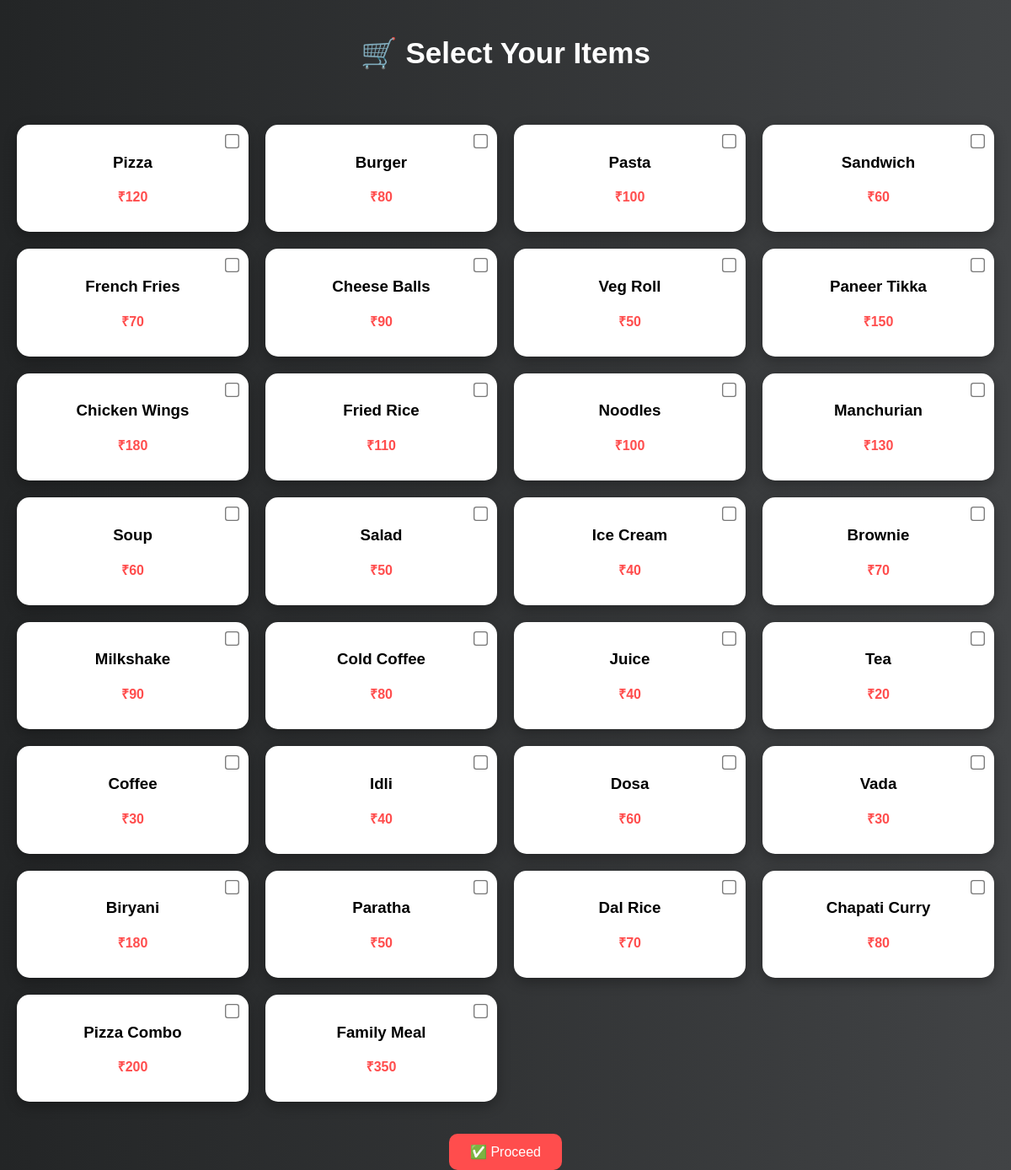
Page /add_items on the committed database.
### tables this page shows
CREATE TABLE menu (
    id INTEGER PRIMARY KEY AUTOINCREMENT,
    name TEXT NOT NULL,
    cost INTEGER NOT NULL
);

### routes/menu_routes.py (the view)
@menu_bp.route('/add_items')
def add_items():
    conn = sqlite3.connect('database.db')
    cursor = conn.cursor()
    cursor.execute("SELECT name, cost FROM menu")
    data = cursor.fetchall()
    conn.close()
    dishes = [{"name": row[0], "cost": row[1]} for row in data]
    print(dishes)  # 👉 ADD THIS LINE (debug)
    return render_template("add_menu.html", dishes=dishes)

### templates/add_menu.html (shortened to what this page needs)
<!DOCTYPE html>
<html>
<head>
</head>
<body>
<h1>🛒 Select Your Items</h1>
<form method="POST" action="/go_optimize">
<div class="menu-container">
{% for dish in dishes %}
<div class="card">
    <input type="checkbox" class="checkbox" name="items" value="{{ dish.name }}">
    <h3>{{ dish.name }}</h3>
    <p class="price">₹{{ dish.cost }}</p>
</div>
{% endfor %}
</div>
<br>
<button type="submit">✅ Proceed</button>
</form>
</body>
</html>

### templates/add_menu.html (style rules this page uses)
body { margin: 0; font-family: Arial, sans-serif; background: linear-gradient(to right, #232526, #414345); color: white; text-align: center; }
h1 { padding: 20px; font-size: 35px; }
.menu-container { display: grid; grid-template-columns: repeat(auto-fit, minmax(220px, 1fr)); gap: 20px; padding: 20px; }
.card { background: white; color: black; padding: 15px; border-radius: 15px; box-shadow: 0px 5px 15px rgba(0,0,0,0.3); transition: transform 0.3s, box-shadow 0.3s; position: relative; }
.price { color: #ff4d4d; font-weight: bold; }
.checkbox { position: absolute; top: 10px; right: 10px; transform: scale(1.3); }
button { padding: 12px 25px; border: none; background: #ff4d4d; color: white; border-radius: 10px; cursor: pointer; transition: 0.3s; font-size: 16px; }

### rows in the picture
menu: name "Pizza", cost "120"
menu: name "Burger", cost "80"
menu: name "Pasta", cost "100"
menu: name "Sandwich", cost "60"
menu: name "French Fries", cost "70"
menu: name "Cheese Balls", cost "90"
menu: name "Veg Roll", cost "50"
menu: name "Paneer Tikka", cost "150"
menu: name "Chicken Wings", cost "180"
menu: name "Fried Rice", cost "110"
menu: name "Noodles", cost "100"
menu: name "Manchurian", cost "130"
menu: name "Soup", cost "60"
menu: name "Salad", cost "50"
menu: name "Ice Cream", cost "40"
menu: name "Brownie", cost "70"
menu: name "Milkshake", cost "90"
menu: name "Cold Coffee", cost "80"
menu: name "Juice", cost "40"
menu: name "Tea", cost "20"
menu: name "Coffee", cost "30"
menu: name "Idli", cost "40"
menu: name "Dosa", cost "60"
menu: name "Vada", cost "30"
menu: name "Biryani", cost "180"
menu: name "Paratha", cost "50"
menu: name "Dal Rice", cost "70"
menu: name "Chapati Curry", cost "80"
menu: name "Pizza Combo", cost "200"
menu: name "Family Meal", cost "350"
